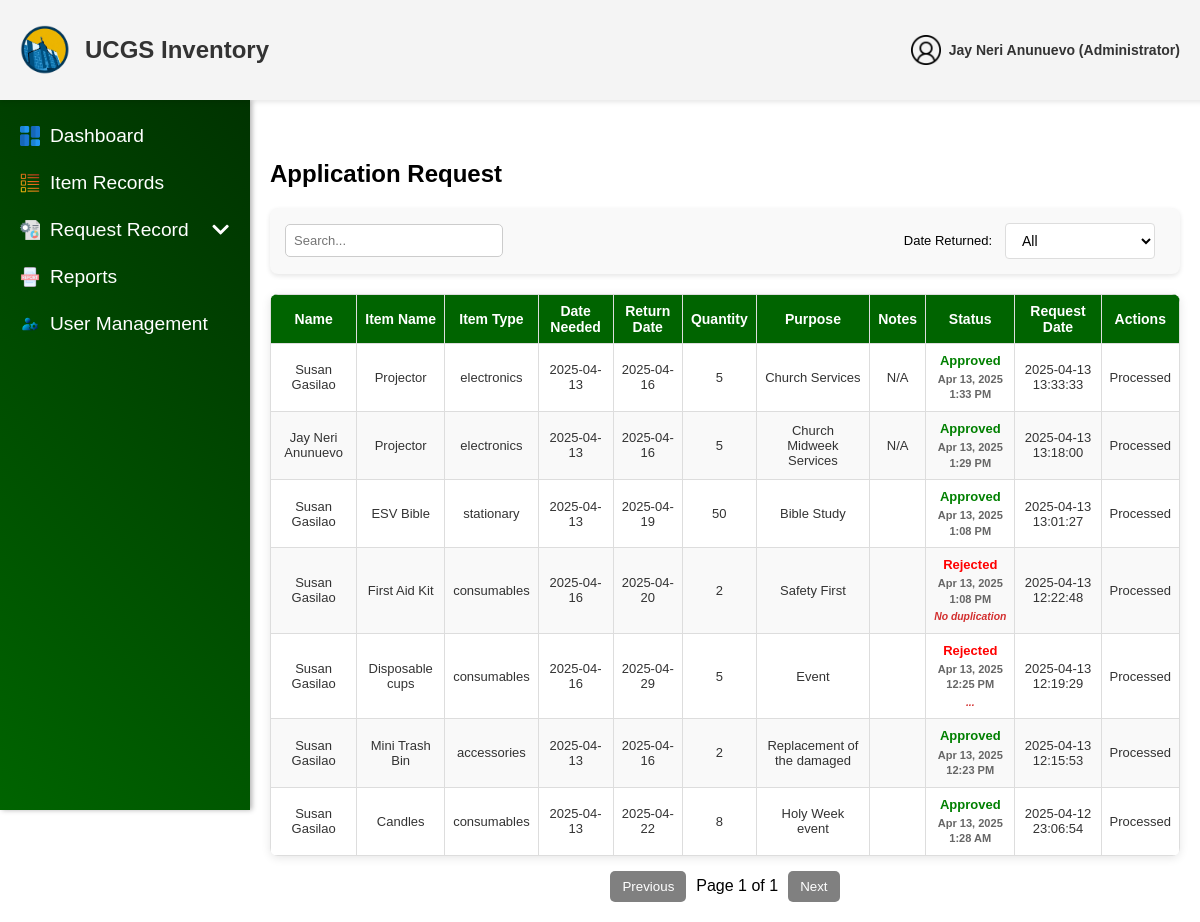
Page /admin/Application_Request.php (signed in) on the earlier database version.
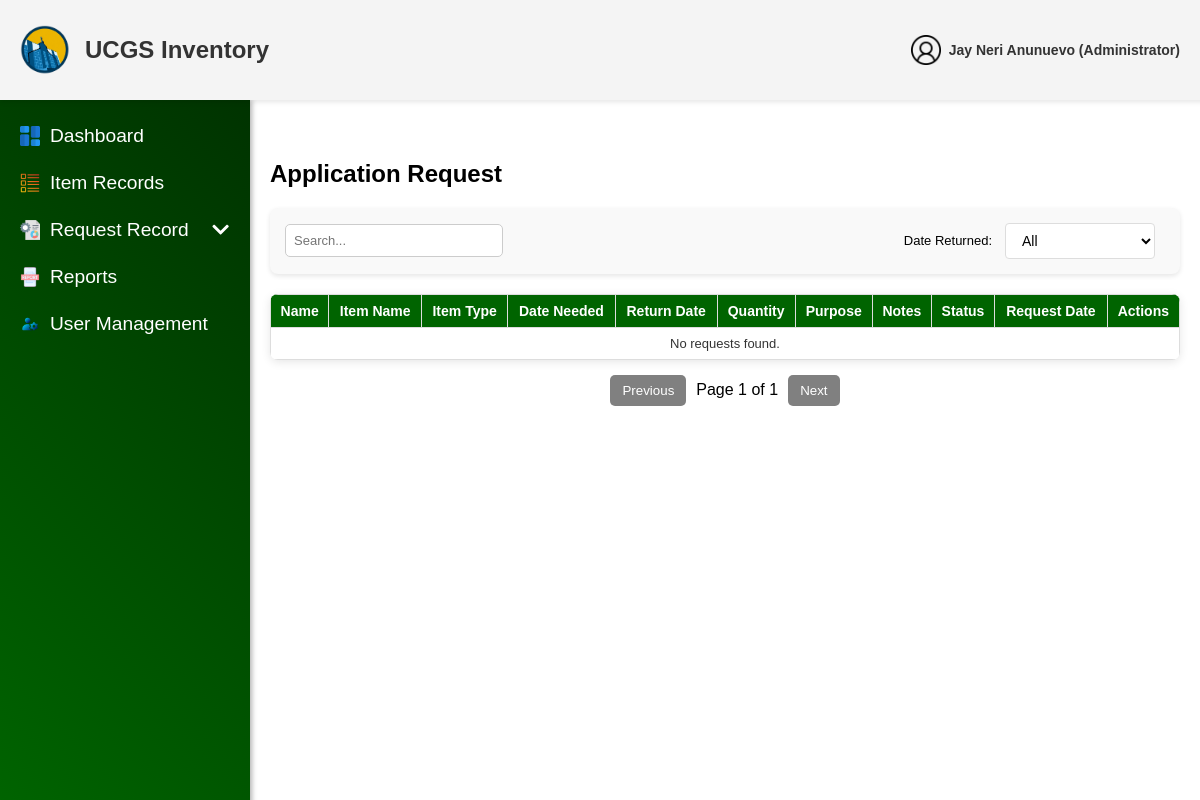
Same page on the later database version.
### tables this page shows
CREATE TABLE `users` (
  `user_id` int(11) NOT NULL,
  `username` varchar(255) NOT NULL,
  `email` varchar(255) NOT NULL,
  `password` varchar(255) NOT NULL,
  `role` enum('User','Administrator') NOT NULL,
  `ministry` enum('UCM','CWA','CHOIR','PWT','CYF') NOT NULL,
  `status` enum('Active','Deactivated') NOT NULL DEFAULT 'Active',
  `created_at` datetime NOT NULL DEFAULT current_timestamp(),
  `updated_at` datetime DEFAULT NULL ON UPDATE current_timestamp(),
  `deactivation_end` datetime DEFAULT NULL,
  `reset_token` varchar(64) DEFAULT NULL,
  `reset_expires` datetime DEFAULT NULL
);

CREATE TABLE `borrow_requests` (
  `borrow_id` int(11) NOT NULL,
  `user_id` int(11) NOT NULL,
  `item_id` int(11) NOT NULL,
  `quantity` int(11) NOT NULL,
  `date_needed` date NOT NULL,
  `return_date` date NOT NULL,
  `purpose` text NOT NULL,
  `notes` text DEFAULT NULL,
  `status` enum('Pending','Approved','Rejected','Returned','For Checking','Processed','Not Accepted') NOT NULL,
  `request_date` datetime NOT NULL DEFAULT current_timestamp(),
  `transaction_id` int(11) DEFAULT NULL,
  `item_name` varchar(255) DEFAULT NULL,
  `processed_at` datetime DEFAULT NULL,
  `rejection_reason` text DEFAULT NULL,
  `return_status` varchar(20) DEFAULT NULL,
  `return_reason` text DEFAULT NULL
);

CREATE TABLE `items` (
  `item_id` int(11) NOT NULL,
  `created_by` int(11) DEFAULT NULL,
  `item_no` varchar(50) NOT NULL,
  `item_name` varchar(255) NOT NULL,
  `description` text DEFAULT NULL,
  `quantity` int(11) NOT NULL,
  `availability` int(11) NOT NULL DEFAULT 0,
  `unit` varchar(10) NOT NULL DEFAULT 'pcs',
  `status` enum('Available','Out of Stock','Low Stock') NOT NULL,
  `model_no` varchar(50) DEFAULT NULL,
  `item_category` varchar(50) NOT NULL DEFAULT '',
  `item_location` varchar(50) DEFAULT NULL,
  `expiration` date DEFAULT NULL,
  `brand` varchar(50) DEFAULT NULL,
  `deleted_at` datetime DEFAULT NULL,
  `last_updated` datetime NOT NULL DEFAULT current_timestamp() ON UPDATE current_timestamp(),
  `created_at` datetime NOT NULL DEFAULT current_timestamp()
);

### admin/Application_Request.php (the view, shortened to what this page needs)
<?php
include '../config/db_connection.php';
$currentAdminId = intval($_SESSION['user_id']);
$stmt = $conn->prepare("SELECT username, email FROM users WHERE user_id = ?");
$stmt->bind_param("i", $currentAdminId);
$stmt->execute();
$result = $stmt->get_result();
$currentAdmin = $result->fetch_assoc();
$accountName = $currentAdmin['username'] ?? 'User';
$accountName = htmlspecialchars($accountName);
$accountRole = 'Administrator';
$query = "SELECT br.borrow_id AS request_id, u.username, i.item_name, i.item_category,
                br.date_needed, br.return_date, br.quantity, br.purpose, br.notes,
                br.status, br.request_date, br.processed_at, br.rejection_reason
        FROM borrow_requests br
        JOIN users u ON br.user_id = u.user_id
        JOIN items i ON br.item_id = i.item_id
        ORDER BY br.request_date DESC";
$result = $conn->query($query);
?>
<!DOCTYPE html>
<html lang="en">
<head>
    <link rel="stylesheet" href="../css/AdminItmBorrowed.css">
</head>
<body>
    <header class="header">
        <div class="header-content">
            <div class="left-side">
                <img src="../assets/img/Logo.png" alt="Logo" class="logo">
                <span class="website-name">UCGS Inventory</span>
            </div>
            <div class="right-side">
                <div class="user">
                    <img src="../assets/img/users.png" alt="User" class="icon" id="userIcon">
                    <span class="admin-text"><?php echo htmlspecialchars($accountName); ?> (<?php echo htmlspecialchars($accountRole); ?>)</span>
                </div>
            </div>
        </div>
    </header>
    <aside class="sidebar">
        <ul>
            <li><a href="adminDashboard.php"><img src="../assets/img/dashboards.png" alt="Dashboard Icon" class="sidebar-icon"> Dashboard</a></li>
            <li><a href="ItemRecords.php"><img src="../assets/img/list-items.png" alt="Items Icon" class="sidebar-icon"><span class="text">Item Records</span></a></li>
            <li class="dropdown">
                <a href="#" class="dropdown-btn">
                    <img src="../assets/img/request-for-proposal.png" alt="Request Icon" class="sidebar-icon">
                    <span class="text">Request Record</span>
                </a>
            </li>
            <li><a href="Reports.php"><img src="../assets/img/reports.png" alt="Reports Icon" class="sidebar-icon"> Reports</a></li>
            <li><a href="UserManagement.php"><img src="../assets/img/user-management.png" alt="User Management Icon" class="sidebar-icon"> User Management</a></li>
        </ul>
    </aside>
    <div class="main-content">
        <h2>Application Request</h2>
        <div class="filter-container">
            <div class="search-wrapper">
                <div class="search-container">
                    <input type="text" id="search-box" placeholder="Search...">
                </div>
            </div>
            <div class="form-group">
                <label for="returned-filter">Date Returned:</label>
                <select id="returned-filter" class="form-control">
                    <option value="all">All</option>
                </select>
            </div>
        </div>
        <table class="item-table">
            <thead>
                <tr>
                    <th>Name</th>
                    <th>Item Name</th>
                    <th>Item Type</th>
                    <th>Date Needed</th>
                    <th>Return Date</th>
                    <th>Quantity</th>
                    <th>Purpose</th>
                    <th>Notes</th>
                    <th>Status</th>
                    <th>Request Date</th>
                    <th>Actions</th>
                </tr>
            </thead>
            <tbody id="item-table-body">
                <?php if ($result->num_rows > 0): ?>
                    <?php while ($row = $result->fetch_assoc()): ?>
                        <tr data-request-id="<?php echo $row['request_id']; ?>">
                            <td><?php echo htmlspecialchars($row['username']); ?></td>
                            <td><?php echo htmlspecialchars($row['item_name']); ?></td>
                            <td><?php echo htmlspecialchars($row['item_category']); ?></td>
                            <td><?php echo htmlspecialchars($row['date_needed']); ?></td>
                            <td><?php echo htmlspecialchars($row['return_date']); ?></td>
                            <td><?php echo htmlspecialchars($row['quantity']); ?></td>
                            <td><?php echo htmlspecialchars($row['purpose']); ?></td>
                            <td><?php echo htmlspecialchars($row['notes']); ?></td>
                            <td class="status-cell <?php echo strtolower($row['status']); ?>">
                                <?php
                                $processedTime = $row['processed_at'] ? (new DateTime($row['processed_at']))->format('M j, Y g:i A') : '';
                                if ($row['status'] === 'Approved') {
                                    echo '<span class="status-approved" title="Approved on ' . htmlspecialchars($processedTime) . '">Approved</span>';
                                    echo '<span class="processed-time">' . htmlspecialchars($processedTime) . '</span>';
                                } elseif ($row['status'] === 'Rejected') {
                                    echo '<span class="status-rejected" title="Rejected on ' . htmlspecialchars($processedTime) . '">Rejected</span>';
                                    echo '<span class="processed-time">' . htmlspecialchars($processedTime) . '</span>';
                                    if (!empty($row['rejection_reason'])) {
                                        echo '<div class="rejection-reason" title="Rejection reason">' . htmlspecialchars($row['rejection_reason']) . '</div>';
                                    }
                                } elseif ($row['status'] === 'Returned') {
                                    echo '<span class="status-returned" title="Returned on ' . htmlspecialchars($processedTime) . '">Returned</span>';
                                    echo '<span class="processed-time">' . htmlspecialchars($processedTime) . '</span>';
                                } else {
                                    echo '<span title="Pending approval">' . htmlspecialchars($row['status']) . '</span>';
                                }
                                ?>
                            </td>
                            <td><?php echo htmlspecialchars($row['request_date']); ?></td>
                            <td class="action-cell">
                                <?php if ($row['status'] === 'Pending'): ?>
                                    <button class="approve-btn" data-request-id="<?php echo $row['request_id']; ?>">Approve</button>
                                    <button class="reject-btn" data-request-id="<?php echo $row['request_id']; ?>">Reject</button>
                                <?php else: ?>
                                    <span class="processed-label">Processed</span>
                                <?php endif; ?>
                            </td>
                        </tr>
                    <?php endwhile; ?>
                <?php else: ?>
                    <tr>
                        <td colspan="11">No requests found.</td>
                    </tr>
                <?php endif; ?>
            </tbody>
        </table>
        <div class="pagination">
            <button onclick="prevPage()" id="prev-btn">Previous</button>
            <span id="page-number">Page 1</span>
            <button onclick="nextPage()" id="next-btn">Next</button>
        </div>
    </div>
</body>
</html>

Differences in the rows shown:
removed borrow_requests: user.username "Susan Gasilao", item.item_name "Projector", item.item_category "electronics", date_needed "2025-04-13", return_date "2025-04-16", quantity "5", purpose "Church Services", notes "N/A", processed_at "Apr 13, 2025 1:33 PM", request_date "2025-04-13 13:33:33", status "Processed"
removed borrow_requests: user.username "Jay Neri Anunuevo", item.item_name "Projector", item.item_category "electronics", date_needed "2025-04-13", return_date "2025-04-16", quantity "5", purpose "Church Midweek Services", notes "N/A", processed_at "Apr 13, 2025 1:29 PM", request_date "2025-04-13 13:18:00", status "Processed"
removed borrow_requests: user.username "Susan Gasilao", item.item_name "ESV Bible", item.item_category "stationary", date_needed "2025-04-13", return_date "2025-04-19", quantity "50", purpose "Bible Study", processed_at "Apr 13, 2025 1:08 PM", request_date "2025-04-13 13:01:27", status "Processed"
removed borrow_requests: user.username "Susan Gasilao", item.item_name "First Aid Kit", item.item_category "consumables", date_needed "2025-04-16", return_date "2025-04-20", quantity "2", purpose "Safety First", processed_at "Apr 13, 2025 1:08 PM", rejection_reason "No duplication", request_date "2025-04-13 12:22:48", status "Processed"
removed borrow_requests: user.username "Susan Gasilao", item.item_name "Disposable cups", item.item_category "consumables", date_needed "2025-04-16", return_date "2025-04-29", quantity "5", purpose "Event", processed_at "Apr 13, 2025 12:25 PM", rejection_reason "...", request_date "2025-04-13 12:19:29", status "Processed"
removed borrow_requests: user.username "Susan Gasilao", item.item_name "Mini Trash Bin", item.item_category "accessories", date_needed "2025-04-13", return_date "2025-04-16", quantity "2", purpose "Replacement of the damaged", processed_at "Apr 13, 2025 12:23 PM", request_date "2025-04-13 12:15:53", status "Processed"
removed borrow_requests: user.username "Susan Gasilao", item.item_name "Candles", item.item_category "consumables", date_needed "2025-04-13", return_date "2025-04-22", quantity "8", purpose "Holy Week event", processed_at "Apr 13, 2025 1:28 AM", request_date "2025-04-12 23:06:54", status "Processed"
Other differences:
text now shown: "No requests found."
